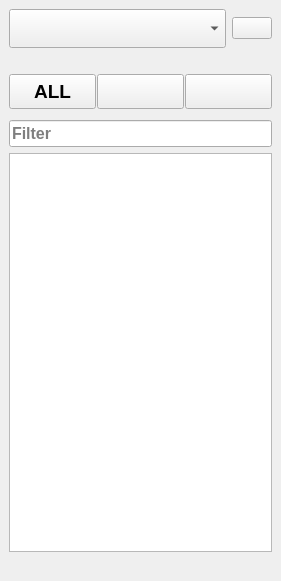
<?xml version="1.0" encoding="UTF-8"?>
<ui version="4.0">
 <class>dock_markets</class>
 <widget class="QDockWidget" name="dock_markets">
  <property name="geometry">
   <rect>
    <x>0</x>
    <y>0</y>
    <width>281</width>
    <height>581</height>
   </rect>
  </property>
  <property name="sizePolicy">
   <sizepolicy hsizetype="Minimum" vsizetype="Preferred">
    <horstretch>0</horstretch>
    <verstretch>0</verstretch>
   </sizepolicy>
  </property>
  <property name="windowIcon">
   <iconset resource="../qtradingview/icons/iconos.qrc">
    <normaloff>:/actions/markets</normaloff>:/actions/markets</iconset>
  </property>
  <property name="locale">
   <locale language="English" country="UnitedStates"/>
  </property>
  <property name="features">
   <set>QDockWidget::AllDockWidgetFeatures</set>
  </property>
  <property name="allowedAreas">
   <set>Qt::LeftDockWidgetArea|Qt::RightDockWidgetArea</set>
  </property>
  <widget class="QWidget" name="dockWidgetContents">
   <layout class="QVBoxLayout" name="verticalLayout">
    <item>
     <layout class="QHBoxLayout" name="horizontalLayout_2">
      <property name="sizeConstraint">
       <enum>QLayout::SetDefaultConstraint</enum>
      </property>
      <item>
       <widget class="QComboBox" name="combo_exchange">
        <property name="font">
         <font>
          <pointsize>20</pointsize>
         </font>
        </property>
        <property name="toolTip">
         <string>Select an exchange</string>
        </property>
        <property name="iconSize">
         <size>
          <width>32</width>
          <height>32</height>
         </size>
        </property>
       </widget>
      </item>
      <item>
       <widget class="QPushButton" name="btn_update">
        <property name="sizePolicy">
         <sizepolicy hsizetype="Maximum" vsizetype="Fixed">
          <horstretch>0</horstretch>
          <verstretch>0</verstretch>
         </sizepolicy>
        </property>
        <property name="maximumSize">
         <size>
          <width>16777215</width>
          <height>16777215</height>
         </size>
        </property>
        <property name="toolTip">
         <string>Update markets on db (F5)</string>
        </property>
        <property name="text">
         <string/>
        </property>
        <property name="icon">
         <iconset resource="../qtradingview/icons/iconos.qrc">
          <normaloff>:/actions/update</normaloff>:/actions/update</iconset>
        </property>
        <property name="iconSize">
         <size>
          <width>32</width>
          <height>32</height>
         </size>
        </property>
        <property name="shortcut">
         <string>F5</string>
        </property>
       </widget>
      </item>
     </layout>
    </item>
    <item>
     <spacer name="verticalSpacer">
      <property name="orientation">
       <enum>Qt::Vertical</enum>
      </property>
      <property name="sizeType">
       <enum>QSizePolicy::Fixed</enum>
      </property>
      <property name="sizeHint" stdset="0">
       <size>
        <width>20</width>
        <height>20</height>
       </size>
      </property>
     </spacer>
    </item>
    <item>
     <layout class="QHBoxLayout" name="horizontalLayout">
      <property name="spacing">
       <number>1</number>
      </property>
      <property name="sizeConstraint">
       <enum>QLayout::SetDefaultConstraint</enum>
      </property>
      <item>
       <widget class="QPushButton" name="btn_all">
        <property name="sizePolicy">
         <sizepolicy hsizetype="Minimum" vsizetype="Minimum">
          <horstretch>0</horstretch>
          <verstretch>0</verstretch>
         </sizepolicy>
        </property>
        <property name="minimumSize">
         <size>
          <width>0</width>
          <height>35</height>
         </size>
        </property>
        <property name="font">
         <font>
          <family>Arial</family>
          <pointsize>14</pointsize>
          <weight>75</weight>
          <bold>true</bold>
         </font>
        </property>
        <property name="toolTip">
         <string>Show all markets in list</string>
        </property>
        <property name="autoFillBackground">
         <bool>true</bool>
        </property>
        <property name="text">
         <string>ALL</string>
        </property>
        <property name="iconSize">
         <size>
          <width>24</width>
          <height>24</height>
         </size>
        </property>
        <property name="shortcut">
         <string>Ctrl+A</string>
        </property>
        <property name="checkable">
         <bool>true</bool>
        </property>
        <property name="checked">
         <bool>false</bool>
        </property>
        <property name="autoExclusive">
         <bool>true</bool>
        </property>
        <property name="flat">
         <bool>false</bool>
        </property>
       </widget>
      </item>
      <item>
       <widget class="QPushButton" name="btn_favorite">
        <property name="sizePolicy">
         <sizepolicy hsizetype="Minimum" vsizetype="Minimum">
          <horstretch>0</horstretch>
          <verstretch>0</verstretch>
         </sizepolicy>
        </property>
        <property name="minimumSize">
         <size>
          <width>0</width>
          <height>35</height>
         </size>
        </property>
        <property name="toolTip">
         <string>Show only favorite markets</string>
        </property>
        <property name="autoFillBackground">
         <bool>true</bool>
        </property>
        <property name="icon">
         <iconset resource="../qtradingview/icons/iconos.qrc">
          <normaloff>:/base/star</normaloff>:/base/star</iconset>
        </property>
        <property name="iconSize">
         <size>
          <width>24</width>
          <height>24</height>
         </size>
        </property>
        <property name="shortcut">
         <string>Ctrl+F</string>
        </property>
        <property name="checkable">
         <bool>true</bool>
        </property>
        <property name="checked">
         <bool>false</bool>
        </property>
        <property name="autoExclusive">
         <bool>true</bool>
        </property>
        <property name="default">
         <bool>false</bool>
        </property>
        <property name="flat">
         <bool>false</bool>
        </property>
       </widget>
      </item>
      <item>
       <widget class="QPushButton" name="btn_margin">
        <property name="sizePolicy">
         <sizepolicy hsizetype="Minimum" vsizetype="Minimum">
          <horstretch>0</horstretch>
          <verstretch>0</verstretch>
         </sizepolicy>
        </property>
        <property name="minimumSize">
         <size>
          <width>0</width>
          <height>35</height>
         </size>
        </property>
        <property name="toolTip">
         <string>Show only margin markets</string>
        </property>
        <property name="autoFillBackground">
         <bool>true</bool>
        </property>
        <property name="text">
         <string/>
        </property>
        <property name="icon">
         <iconset resource="../qtradingview/icons/iconos.qrc">
          <normaloff>:/base/margin</normaloff>:/base/margin</iconset>
        </property>
        <property name="iconSize">
         <size>
          <width>24</width>
          <height>24</height>
         </size>
        </property>
        <property name="shortcut">
         <string>Ctrl+M</string>
        </property>
        <property name="checkable">
         <bool>true</bool>
        </property>
        <property name="checked">
         <bool>false</bool>
        </property>
        <property name="autoExclusive">
         <bool>true</bool>
        </property>
        <property name="flat">
         <bool>false</bool>
        </property>
       </widget>
      </item>
     </layout>
    </item>
    <item>
     <spacer name="verticalSpacer_2">
      <property name="orientation">
       <enum>Qt::Vertical</enum>
      </property>
      <property name="sizeType">
       <enum>QSizePolicy::Fixed</enum>
      </property>
      <property name="sizeHint" stdset="0">
       <size>
        <width>20</width>
        <height>5</height>
       </size>
      </property>
     </spacer>
    </item>
    <item>
     <widget class="QLineEdit" name="edit_filtro">
      <property name="font">
       <font>
        <pointsize>12</pointsize>
        <weight>75</weight>
        <bold>true</bold>
       </font>
      </property>
      <property name="acceptDrops">
       <bool>false</bool>
      </property>
      <property name="toolTip">
       <string>Filter markets by symbol</string>
      </property>
      <property name="inputMethodHints">
       <set>Qt::ImhUppercaseOnly</set>
      </property>
      <property name="text">
       <string/>
      </property>
      <property name="frame">
       <bool>true</bool>
      </property>
      <property name="alignment">
       <set>Qt::AlignLeading|Qt::AlignLeft|Qt::AlignVCenter</set>
      </property>
      <property name="placeholderText">
       <string>Filter</string>
      </property>
      <property name="cursorMoveStyle">
       <enum>Qt::LogicalMoveStyle</enum>
      </property>
      <property name="clearButtonEnabled">
       <bool>true</bool>
      </property>
     </widget>
    </item>
    <item>
     <widget class="QListWidget" name="list_markets">
      <property name="font">
       <font>
        <pointsize>12</pointsize>
       </font>
      </property>
      <property name="contextMenuPolicy">
       <enum>Qt::CustomContextMenu</enum>
      </property>
      <property name="autoScrollMargin">
       <number>20</number>
      </property>
      <property name="editTriggers">
       <set>QAbstractItemView::NoEditTriggers</set>
      </property>
      <property name="tabKeyNavigation">
       <bool>false</bool>
      </property>
      <property name="showDropIndicator" stdset="0">
       <bool>false</bool>
      </property>
      <property name="defaultDropAction">
       <enum>Qt::IgnoreAction</enum>
      </property>
      <property name="alternatingRowColors">
       <bool>true</bool>
      </property>
      <property name="selectionMode">
       <enum>QAbstractItemView::SingleSelection</enum>
      </property>
      <property name="selectionBehavior">
       <enum>QAbstractItemView::SelectItems</enum>
      </property>
      <property name="selectionRectVisible">
       <bool>false</bool>
      </property>
      <property name="sortingEnabled">
       <bool>true</bool>
      </property>
     </widget>
    </item>
    <item>
     <spacer name="verticalSpacer_3">
      <property name="orientation">
       <enum>Qt::Vertical</enum>
      </property>
      <property name="sizeType">
       <enum>QSizePolicy::Minimum</enum>
      </property>
      <property name="sizeHint" stdset="0">
       <size>
        <width>20</width>
        <height>20</height>
       </size>
      </property>
     </spacer>
    </item>
   </layout>
  </widget>
 </widget>
 <tabstops>
  <tabstop>edit_filtro</tabstop>
  <tabstop>list_markets</tabstop>
 </tabstops>
 <connections/>
</ui>
